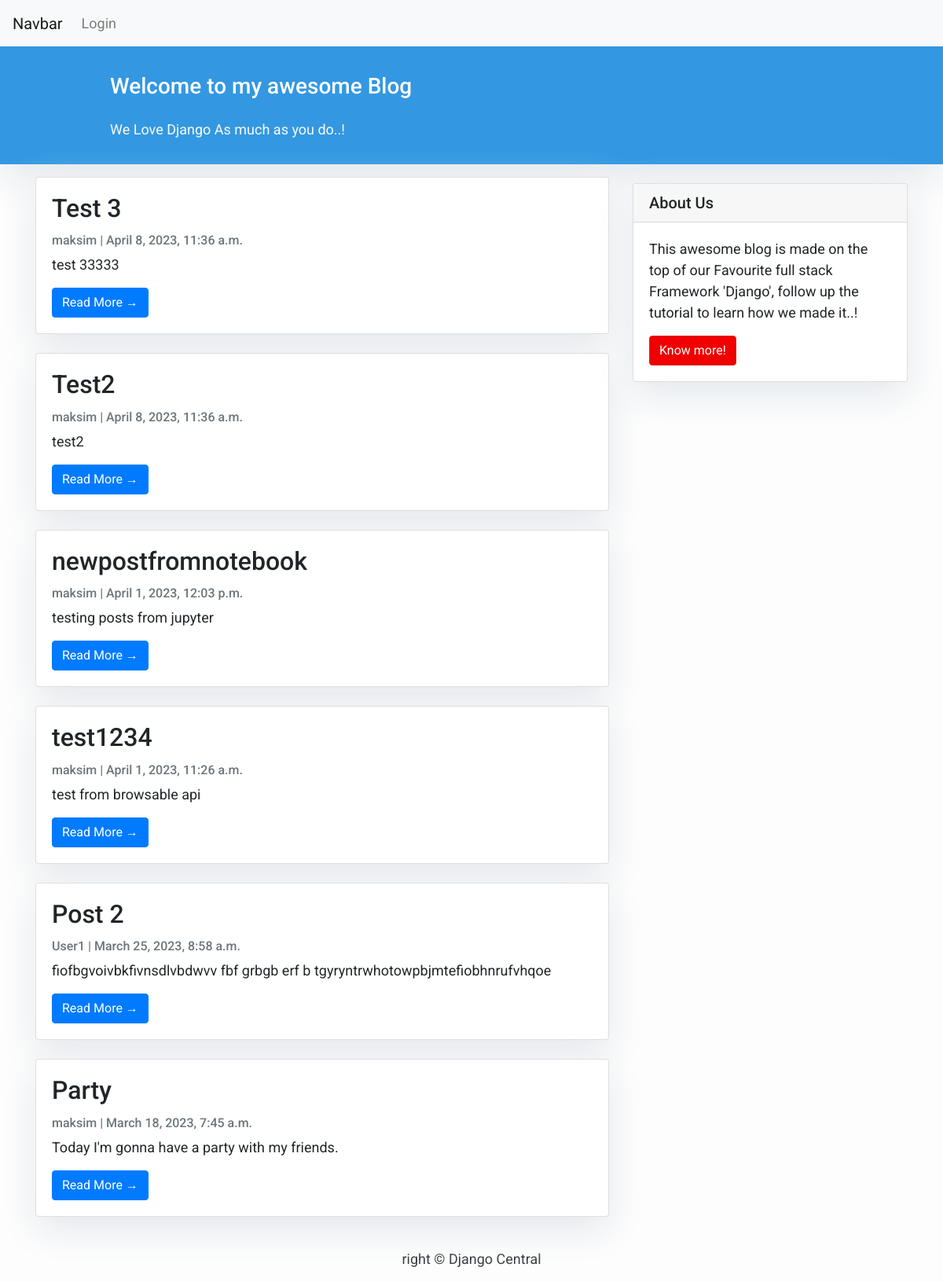
The page / on the database its author committed.
### blog/models.py (models this page shows, shortened)
class Post (models.Model):
    title = models.CharField(max_length=200, unique=True)
    slug = models.SlugField(max_length=200, unique=True)
    author = models.ForeignKey(User, on_delete=models.CASCADE, related_name='blog_posts')
    updated_on = models.DateTimeField(auto_now=True)
    content = models.TextField()
    created_on = models.DateTimeField(auto_now_add=True)
    status = models.IntegerField (choices=STATUS, default=0)
    class Meta:
        ordering = ['-created_on']

### blog/views.py (the view)
# urls.py: path('', views.PostList.as_view(), name='home'),
class PostList (generic.ListView):
    queryset = Post.objects.filter (status=1).order_by('-created_on')
    template_name = 'index.html'

### templates/index.html (shortened to what this page needs)
{% extends "base.html" %}
{% block content %}
<header class="masthead">
    <div class="container">
        <div class="row">
            <div class=" col-md-8 col-md-10 mx-auto">
                <div class="site-heading">
                    <h3 class=" site-heading my-4 mt-3 text-white"> Welcome to my awesome Blog </h3>
                    <p class="text-light">We Love Django As much as you do..! &nbsp
                    </p>
                </div>
            </div>
        </div>
    </div>
</header>
<div class="container">
    <div class="row">
        <div class="col-md-8 mt-3 left">
            {% for post in post_list %}
            <div class="card mb-4">
                <div class="card-body">
                    <h2 class="card-title">{{ post.title }}</h2>
                    <p class="card-text text-muted h6">{{ post.author }} | {{ post.created_on}} </p>
                    <p class="card-text">{{post.content|slice:":200" }}</p>
                    <a href="{% url 'post_detail' post.slug  %}" class="btn btn-primary">Read More &rarr;</a>
                </div>
            </div>
            {% endfor %}
        </div>
        {% block sidebar %} {% include 'sidebar.html' %} {% endblock sidebar %}
    </div>
</div>
{%endblock%}

### templates/base.html (shortened to what this page needs)
<!DOCTYPE html>
<html>
    <head>
        <link rel="stylesheet" href="https://maxcdn.bootstrapcdn.com/bootstrap/4.0.0/css/bootstrap.min.css"
 />
    </head>
    <body>
        <nav class="navbar navbar-expand-lg navbar-light bg-light">
            <a class="navbar-brand" href="#">Navbar</a>
            <div class="collapse navbar-collapse" id="navbarText">
              <ul class="navbar-nav mr-auto">
                {% if user.is_authenticated %}
                <li class="nav-item">
                  <a class="nav-link" href="/logout">Logout</a>
                </li>
                <li class="nav-item">
                  <a class="nav-link" href="#">Welcome, {{user.username}}</a>
                </li>
                {% else %}
                <li class="nav-item">
                  <a class="nav-link" href="/login">Login</a>
                </li>
                {% endif %}
              </ul>
            </div>
          </nav>
        {% block content %}{% endblock content %}
        <footer class="py-3 bg-grey">
            <p class="m-0 text-dark text-center ">right &copy; Django Central</p>
        </footer>
    </body>
</html>

### templates/sidebar.html (shortened to what this page needs)
{% block sidebar %}
<div class="col-md-4 float-right ">
<div class="card my-4">
        <h5 class="card-header">About Us</h5>
    <div class="card-body">
        <p class="card-text"> This awesome blog is made on the top of our Favourite full stack Framework 'Django', follow up the tutorial to learn how we made it..!</p>
        <a href="https://djangocentral.com/building-a-blog-application-with-django"
           class="btn btn-danger">Know more!</a>
    </div>
</div>
</div>
{% endblock sidebar %}

### templates/base.html (style rules this page uses)
body { font-family: "Roboto", sans-serif; font-size: 17px; background-color: #fdfdfd; }
.btn-danger { color: #fff; background-color: #f00000; border-color: #dc281e; }
.masthead { background: #3398E1; height: auto; padding-bottom: 15px; box-shadow: 0 16px 48px #E3E7EB; padding-top: 10px; }

### templates/index.html (style rules this page uses)
body { font-family: "Roboto", sans-serif; font-size: 18px; background-color: #fdfdfd; }
.card { box-shadow: 0 16px 48px #E3E7EB; }

### templates/sidebar.html (style rules this page uses)
.card { box-shadow: 0 16px 48px #E3E7EB; }

### rows shown on the page
Post: title "Test 3", author "maksim", created_on "April 8, 2023, 11:36 a.m.", content "test 33333"
Post: title "Test2", author "maksim", created_on "April 8, 2023, 11:36 a.m.", content "test2"
Post: title "newpostfromnotebook", author "maksim", created_on "April 1, 2023, 12:03 p.m.", content "testing posts from jupyter"
Post: title "test1234", author "maksim", created_on "April 1, 2023, 11:26 a.m.", content "test from browsable api"
Post: title "Post 2", author "User1", created_on "March 25, 2023, 8:58 a.m.", content "fiofbgvoivbkfivnsdlvbdwvv fbf grbgb erf b tgyryntrwhotowpbjmtefiobhnrufvhqoe"
Post: title "Party", author "maksim", created_on "March 18, 2023, 7:45 a.m.", content "Today I'm gonna have a party with my friends."
